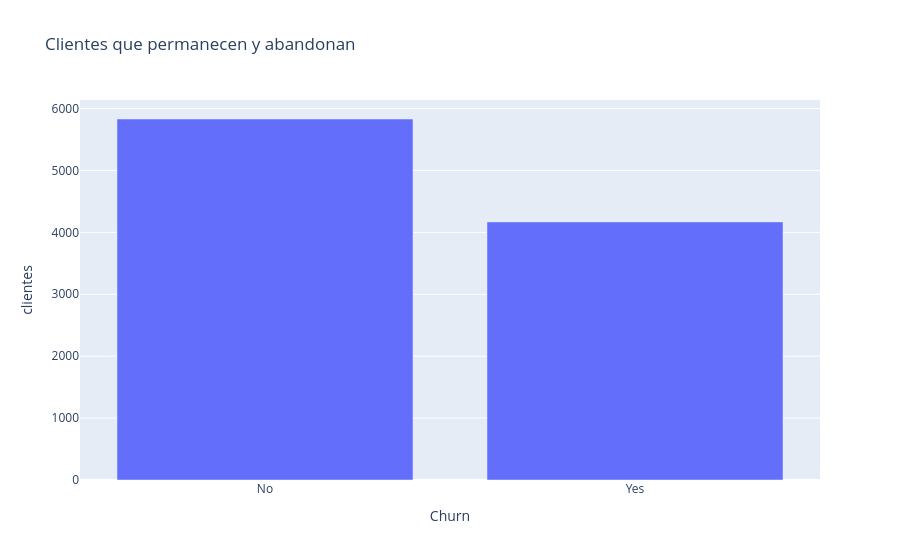

This figure's notebook cell:
### Markdown cell above
## 3. Distribución del abandono
Medimos el desequilibrio de clases para entender por qué la exactitud por sí sola no basta.

### Code cell
counts = df.Churn.value_counts().rename_axis('Churn').reset_index(name='clientes')
display(counts)
px.bar(counts, x='Churn', y='clientes', title='Clientes que permanecen y abandonan').show()

### Figure 1 — Plotly figure (JSON) as saved in the notebook; plotly's stock layout.template omitted (floating-point values rounded to 4 significant figures)
{"data": [{"hovertemplate": "Churn=%{x}<br>clientes=%{y}<extra></extra>", "legendgroup": "", "marker": {"color": "#636efa", "pattern": {"shape": ""}}, "name": "", "orientation": "v", "showlegend": false, "textposition": "auto", "type": "bar", "x": ["No", "Yes"], "xaxis": "x", "y": [5831, 4169], "yaxis": "y"}], "layout": {"barmode": "relative", "legend": {"tracegroupgap": 0}, "title": {"text": "Clientes que permanecen y abandonan"}, "xaxis": {"anchor": "y", "domain": [0.0, 1.0], "title": {"text": "Churn"}}, "yaxis": {"anchor": "x", "domain": [0.0, 1.0], "title": {"text": "clientes"}}}}
